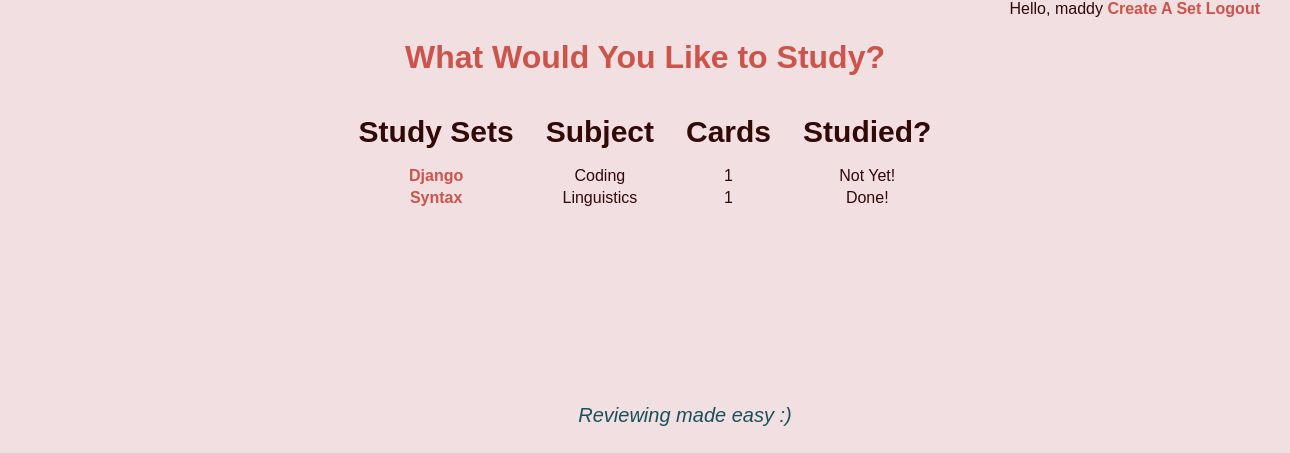
Page /categories/ (signed in) on the earlier database version.
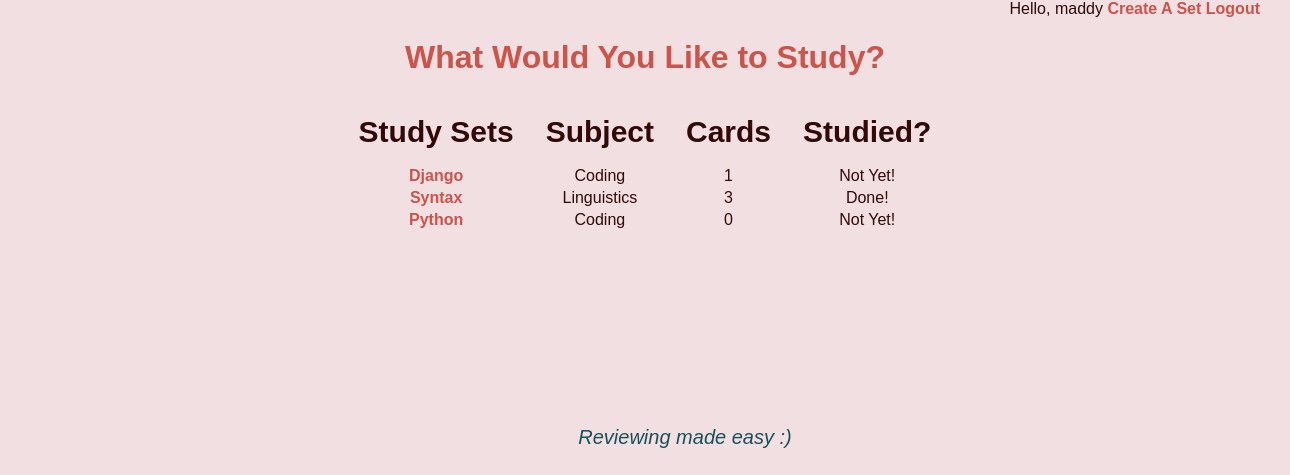
Same page on the later database version.
### categories/models.py (models this page shows, shortened)
class Categorie(models.Model):
    name = models.CharField(max_length=100)
    subject= models.CharField(max_length=100)
    created_on = models.DateTimeField(auto_now_add=True)
    studied = models.BooleanField(default=False)
    owner = models.ForeignKey(
        settings.AUTH_USER_MODEL,
        related_name="student",
        on_delete=models.CASCADE,
        null=True
    )

### cards/models.py (models this page shows, shortened)
class Card(models.Model):
    term = models.CharField(max_length=250)
    answer = models.TextField()
    img = models.URLField(null=True)
    category = models.ForeignKey(
        Categorie,
        related_name="cards",
        on_delete=models.CASCADE,
    )
    date_created = models.DateTimeField(auto_now_add=True)

### categories/views.py (the view)
# urls.py: path("", list_categories, name="list_categories"),
@login_required
def list_categories(request):
    category = Categorie.objects.filter(owner=request.user)
    context = {
        "category_list": category,
    }
    return render(request, "categories/list.html", context)

### categories/templates/categories/list.html (shortened to what this page needs)
{% extends 'base.html' %}
{% block content%}
<header>
    <nav>
      {% if user.is_authenticated %}
      <span>Hello, {{ user.username}} </span>
      <a href="{% url 'create_set'%}">Create A Set</a>
      <a href="{% url 'user_logout' %}">Logout</a>
      {% else %}
      <a href="{% url 'signup' %}">Sign up</a>
      <a href="{% url 'user_login' %}">Login</a>
      {% endif %}
    </nav>
</header>
<main>
    {% if category_list.all|length > 0 %}
    <div class="home">
        <h1>What Would You Like to Study?</h1>
        <table>
            <thead>
                <th>Study Sets</th>
                <th>Subject</th>
                <th>Cards</th>
                <th>Studied?</th>
            </thead>
            <tbody>
                {% for item in category_list.all %}
                <tr>
                    <td><a href="{% url 'show_set' item.id %}">{{ item.name }}</a></td>
                    <td>{{ item.subject }}</td>
                    <td>{{ item.cards.all|length }}</td>
                    <td>{{ item.studied|yesno:"Done!,Not Yet!,N/A" }}</td>
                </tr>
                {% endfor %}
            </tbody>
        </table>
        {% else%}
            <div>Create a deck to get started!</div>
        {% endif %}
    </div>
</main>
{% endblock content %}

### categories/templates/base.html (shortened to what this page needs)
{% load static %}
<!DOCTYPE html>
<html lang="en">
    <head>
            <link rel="stylesheet" href={% static "css/styles.css" %}>
    </head>
    <body>
    {% block content %}{% endblock content %}
    <footer>
        Reviewing made easy :)
    </footer>
    </body>
</html>

### categories/static/css/styles.css (style rules this page uses)
body { font-family: Arial, Helvetica, sans-serif; background-color: #f2dfe2; margin: 0; color: #310907; display: flexbox; text-align: center; }
h1 { color: #CB544B; }
footer { bottom: 0; padding: 40px 40px; text-align: center; color: #17515a; font-size: 20px; font-style: italic; width: 100%; margin-top: 150px; }
a { text-decoration: none; color: #CB544B; transition: .5s; font-weight: bolder; }
nav { display: flexbox; text-align: right; margin-right: 30px; gap:30px; }
table { display:inline-block; text-align: center; }
th { font-size: 30px; padding: 15px }

Differences in the rows shown:
computed for Categorie "Syntax": cards.all|length "1" → "3"
added Categorie: name "Python", subject "Coding", cards.all|length "0", studied "Not Yet!"
